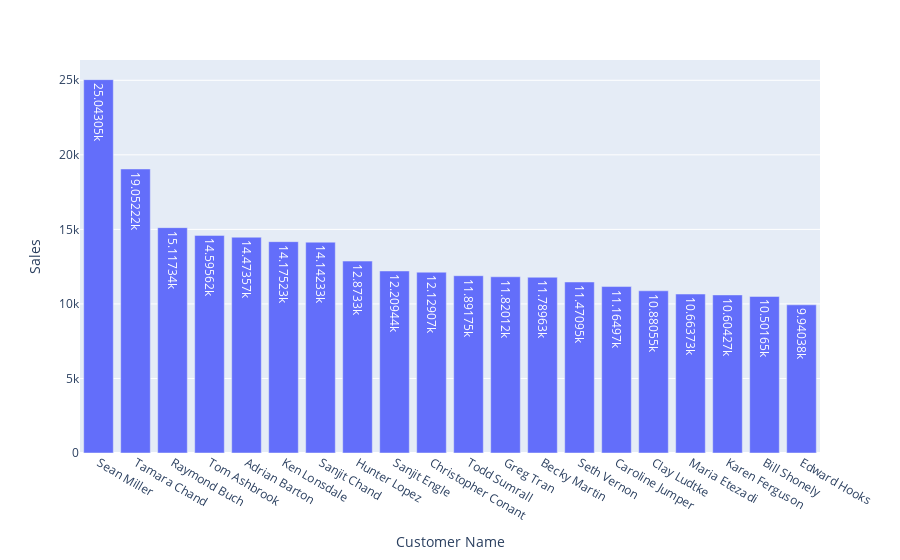

Write notebook code for a chart like this one.
### Code cell
fig = px.bar(Top_customers, x = 'Customer Name', y = 'Sales', text_auto=True )
fig.show()

### Figure 1 — Plotly figure (JSON) as saved in the notebook; plotly's stock layout.template omitted (floating-point values rounded to 4 significant figures)
{"data": [{"alignmentgroup": "True", "hovertemplate": "Customer Name=%{x}<br>Sales=%{y}<extra></extra>", "legendgroup": "", "marker": {"color": "#636efa", "pattern": {"shape": ""}}, "name": "", "offsetgroup": "", "orientation": "v", "showlegend": false, "textposition": "auto", "texttemplate": "%{y}", "type": "bar", "x": ["Sean Miller", "Tamara Chand", "Raymond Buch", "Tom Ashbrook", "Adrian Barton", "Ken Lonsdale", "Sanjit Chand", "Hunter Lopez", "Sanjit Engle", "Christopher Conant", "Todd Sumrall", "Greg Tran", "Becky Martin", "Seth Vernon", "Caroline Jumper", "Clay Ludtke", "Maria Etezadi", "Karen Ferguson", "Bill Shonely", "Edward Hooks"], "xaxis": "x", "y": [25040.0, 19050.0, 15120.0, 14600.0, 14470.0, 14180.0, 14140.0, 12870.0, 12210.0, 12130.0, 11890.0, 11820.0, 11790.0, 11470.0, 11160.0, 10880.0, 10660.0, 10600.0, 10500.0, 9940.0], "yaxis": "y"}], "layout": {"barmode": "relative", "legend": {"tracegroupgap": 0}, "margin": {"t": 60}, "xaxis": {"anchor": "y", "domain": [0, 1], "title": {"text": "Customer Name"}}, "yaxis": {"anchor": "x", "domain": [0, 1], "title": {"text": "Sales"}}}}
